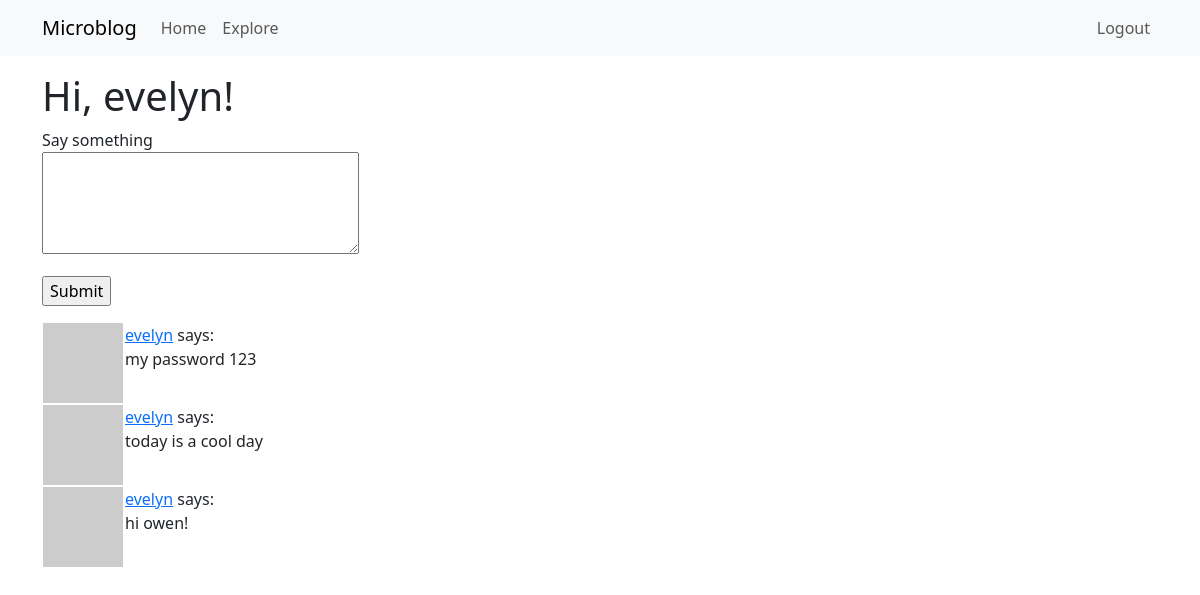
The page /index (signed in) on the database its author committed.
### app/models.py (models this page shows, shortened)
class User(UserMixin, db.Model):
    id:             so.Mapped[int] = so.mapped_column(primary_key=True)
    username:       so.Mapped[str] = so.mapped_column(sa.String(64), index=True, unique=True)
    email:          so.Mapped[str] = so.mapped_column(sa.String(120), index=True, unique=True)
    password_hash:  so.Mapped[Optional[str]] = so.mapped_column(sa.String(256))
    posts:          so.WriteOnlyMapped['Post'] = so.relationship(back_populates='author')
    about_me: so.Mapped[Optional[str]] = so.mapped_column(sa.String(140))
    last_seen: so.Mapped[Optional[datetime]] = so.mapped_column(default=lambda: datetime.now(timezone.utc))
    following: so.WriteOnlyMapped['User'] = so.relationship(
        secondary=followers,
        primaryjoin=(followers.c.follower_id == id),
        secondaryjoin=(followers.c.followed_id == id),
        back_populates='followers'
    )
    followers: so.WriteOnlyMapped['User'] = so.relationship(
        secondary=followers,
        primaryjoin=(followers.c.followed_id == id),
        secondaryjoin=(followers.c.follower_id == id),
        back_populates='following'
    )
    def avatar(self, size):
        digest = md5(self.email.lower().encode('utf-8')).hexdigest()
        return f'https://www.gravatar.com/avatar/{digest}?d=identicon&s={size}'
    def following_posts(self):
        Author = so.aliased(User)
        Follower = so.aliased(User)
        return (
            sa.select(Post)
            .join(Post.author.of_type(Author))
            .join(Author.followers.of_type(Follower), isouter=True)
            .where(sa.or_(
                Follower.id == self.id,
                Author.id == self.id
            ))
            .group_by(Post)
            .order_by(Post.timestamp.desc())
        )

class Post(db.Model):
    id:         so.Mapped[int] = so.mapped_column(primary_key=True)
    body:       so.Mapped[str] = so.mapped_column(sa.String(140))
    timestamp:  so.Mapped[datetime] = so.mapped_column(index=True, default=lambda: datetime.now(timezone.utc))
    user_id:    so.Mapped[int] = so.mapped_column(sa.ForeignKey(User.id), index=True)
    author:     so.Mapped[User] = so.relationship(back_populates='posts')
    about_me: so.Mapped[Optional[str]] = so.mapped_column(sa.String(140))
    last_seen: so.Mapped[Optional[datetime]] = so.mapped_column(default=lambda: datetime.now(timezone.utc))

### app/routes.py (the view)
@app.route('/', methods=['GET', 'POST'])
@app.route('/index', methods = ['GET', 'POST'])
@login_required
def bobsanchez():
	form = PostForm()
	if form.validate_on_submit():
		post = Post(body=form.post.data, author=current_user)
		db.session.add(post)
		db.session.commit()
		flash('Your post is now live!')
		return redirect(url_for('bobsanchez'))
	page = request.args.get('page', 1, type=int)
	posts = db.paginate(current_user.following_posts(), page=page, per_page=app.config['POSTS_PER_PAGE'], error_out=False)
	next_url = url_for('bobsanchez', page=posts.next_num) if posts.has_next else None
	prev_url = url_for('bobsanchez', page=posts.prev_num) if posts.has_prev else None
	return render_template('index.html', title='Home', posts=posts, form=form, next_url=next_url, prev_url=prev_url)

### app/forms.py
class PostForm(FlaskForm):
    post = TextAreaField('Say something', validators=[DataRequired(), Length(min=1, max=140)])
    submit = SubmitField('Submit')

### app/models.py (called while the page is built)
@login.user_loader
def load_user(id):
    return db.session.get(User, int(id))

### app/routes.py (called while the page is built)
@app.before_request
def before_request():
	if current_user.is_authenticated:
		current_user.last_seen = datetime.now(timezone.utc)
		db.session.commit()

### app/templates/index.html (shortened to what this page needs)
{% extends "base.html" %}
{% block content %}
    <h1>Hi, {{ current_user.username }}!</h1>
    {% if form %}
    <form action="" method="post">
        <p>
            {{ form.post.label }}<br>
            {{ form.post(cols=32, rows=4) }}<br>
        </p>
        <p> {{ form.submit() }} </p>
    </form>
    {% endif %}
    {% for post in posts %}
        {% include '_post.html' %}
    {% endfor %}
{% endblock %}

### app/templates/_post.html
<table>
    <tr valign="top">
        <td><img src="{{ post.author.avatar(36) }}"></td>
        <td>
            <a href="{{ url_for('user', username=post.author.username) }}">{{ post.author.username }}</a> says:<br>
            {{ post.body }}
        </td>
    </tr>
</table>

### rows shown on the page
User: username "evelyn"
Post: author.username "evelyn", body "my password 123"
Post: author.username "evelyn", body "today is a cool day"
Post: author.username "evelyn", body "hi owen!"
